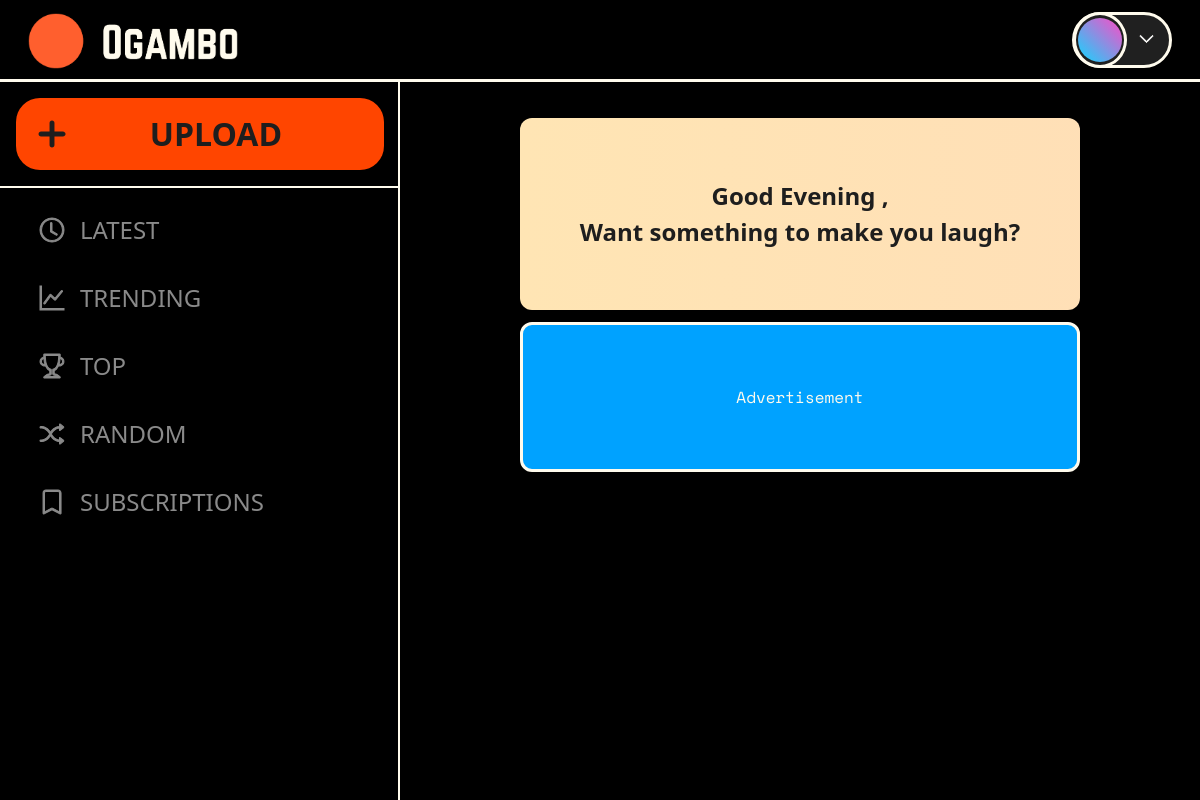
The app's page /?q=experiment, older data.
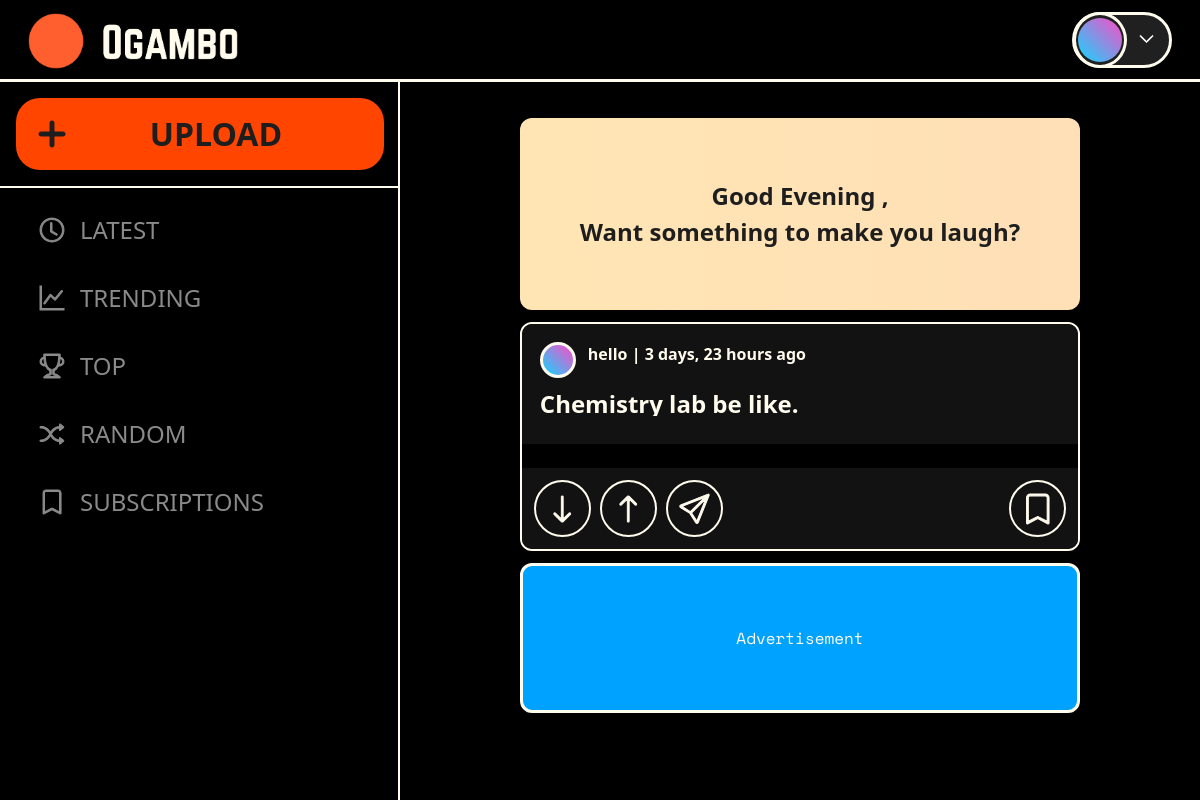
The same page, newer data.
### ogambo/models.py (models this page shows, shortened)
class Post(models.Model):
    id = models.UUIDField(primary_key=True, default=uuid.uuid4, editable=False)
    user = models.ForeignKey(User, on_delete=models.SET_NULL, null=True)
    title = models.CharField(max_length=200)
    description = models.TextField(max_length=500, null=True, blank=True)
    tags = models.ManyToManyField(Tag, related_name='posts', blank=True)
    image = models.ImageField(upload_to='post_media/images/', null=True, blank=True)
    video = models.FileField(upload_to='post_media/videos/', null=True, blank=True)
    created = models.DateTimeField(auto_now_add=True)
    updated = models.DateTimeField(auto_now=True)
    class Meta:
        ordering = ['-updated', '-created']
    def upvotes(self):
        return self.votes.filter(vote_type=True).count()
    def downvotes(self):
        return self.votes.filter(vote_type=False).count()

### ogambo/views.py (the view)
# urls.py: 2. Add a URL to urlpatterns:  path('', views.home, name='home')
def home(request):
    q = request.GET.get('q') if request.GET.get('q') != None else ''
    posts = Post.objects.filter(
        Q(tags__name__icontains=q) |
        Q(title__icontains=q) |
        Q(user__username__icontains=q)
        )
    tags = Tag.objects.annotate(num_posts=Count('posts')).order_by('-num_posts')[:50]
    context = {'posts' : posts, 'tags' : tags}
    return render(request, 'ogambo/home.html', context)

### ogambo/templates/ogambo/home.html (shortened to what this page needs)
{% extends 'main.html' %}
{% block content %}
<div class="home">
    <div class="home-left-bar">
        {% include 'ogambo/components/sidebar.html' %}
    </div>
    <div class="home-feed">
        {% include 'ogambo/components/feed.html' %}
    </div>
</div>
{% endblock content %}

### ogambo/templates/ogambo/components/feed.html (shortened to what this page needs)
<main class="content-area">
    <div class="feed">
        <p class="content-title">Good Evening {{request.user.username}}, <br>Want something to make you laugh?</p>
        {% for post in posts %}
            <div class="meme-card">
                <div class="meme-header">
                    <a href="{% url 'user-profile' post.user.username %}" class="user-info">
                        <div class="user-avatar"></div>
                        {{post.user}} | {{post.updated|timesince}} ago
                    </a>
                    <div class="post-title mt-2">
                        <span>{{post.title}}</span>
                    </div>
                </div>
                <a href="{% url 'post' post.id %}">
                    <div class="meme-image">
                    </div>
                </a>
                <div class="meme-footer">
                    <div class="footer-buttons">
                        <div class="action-buttons">
                            <button class="action-btn"  data-vote-type="downvote" data-post-id="{{post.id}}">
                                <i class="bi bi-arrow-down"></i>
                            </button>
                            <button class="action-btn" data-vote-type="upvote" data-post-id="{{post.id}}">
                                <i class="bi bi-arrow-up"></i>
                            </button>
                            <button class="action-btn">
                                <i class="bi bi-send"></i>
                            </button>
                        </div>
                        <div class="save-button">
                            <button class="action-btn">
                                <i class="bi bi-bookmark"></i>
                            </button>
                        </div>
                    </div>
                </div>
            </div>
        {% endfor %}
        <div class="feed-ad-space">
            Advertisement
        </div>
    </div>
</main>

Row changes from the older to the newer data that the page shows:
added Post: user "hello", updated "3 days, 23 hours", title "Chemistry lab be like."
